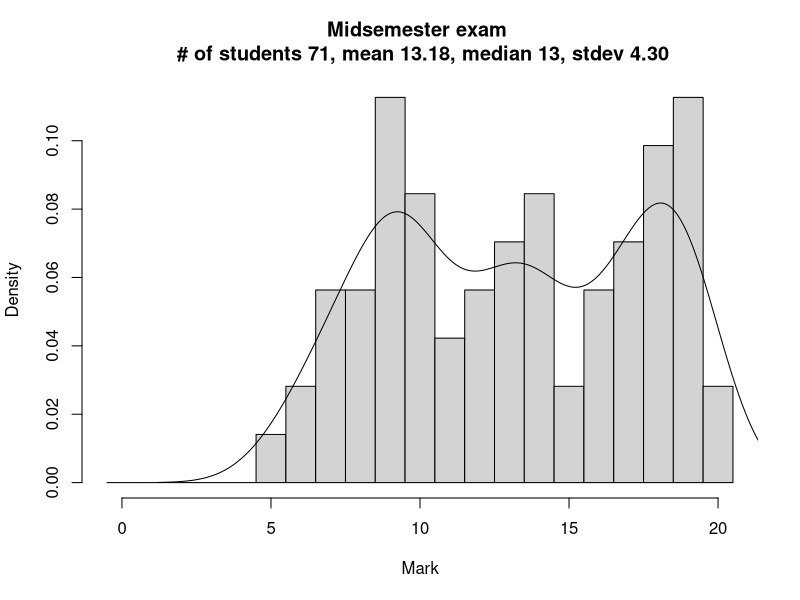

Reproduce this figure in R.
print("Generating markstats.pdf from marks.csv")

marksdata <- read.csv("marks.csv")
pdf(file='markstats.pdf', width=10, height=9)

labeledhistogram <- function(data, name, maxmark) {
hist(data,breaks=0:(maxmark+1)-0.5,prob=TRUE,xlab="Mark",main=sprintf("%s \n # of students %i, mean %.2f, median %.0f, stdev %.2f", name, length(data), mean(data), median(data), sd(data)) )
lines(density(data,bw="SJ"))
}

#layout(matrix(c(1,2,3,4), 2, 2, byrow = TRUE))
#layout.show(2)

labeledhistogram(na.omit(marksdata$Midsem.exam), "Midsemester exam", 20)

#midsemmarks <- na.omit(marksdata$Midsem.exam)
#hist(midsemmarks,breaks=0:21-0.5,prob=TRUE,xlab="Marks",main=sprintf("Midsemester exam \n # of students %i,  mean %.2f, median %.0f, stdev %.2f", #length(midsemmarks), mean(midsemmarks), median(midsemmarks), sd(midsemmarks)))
#lines(density(midsemmarks,bw="SJ"))

dev.off()

